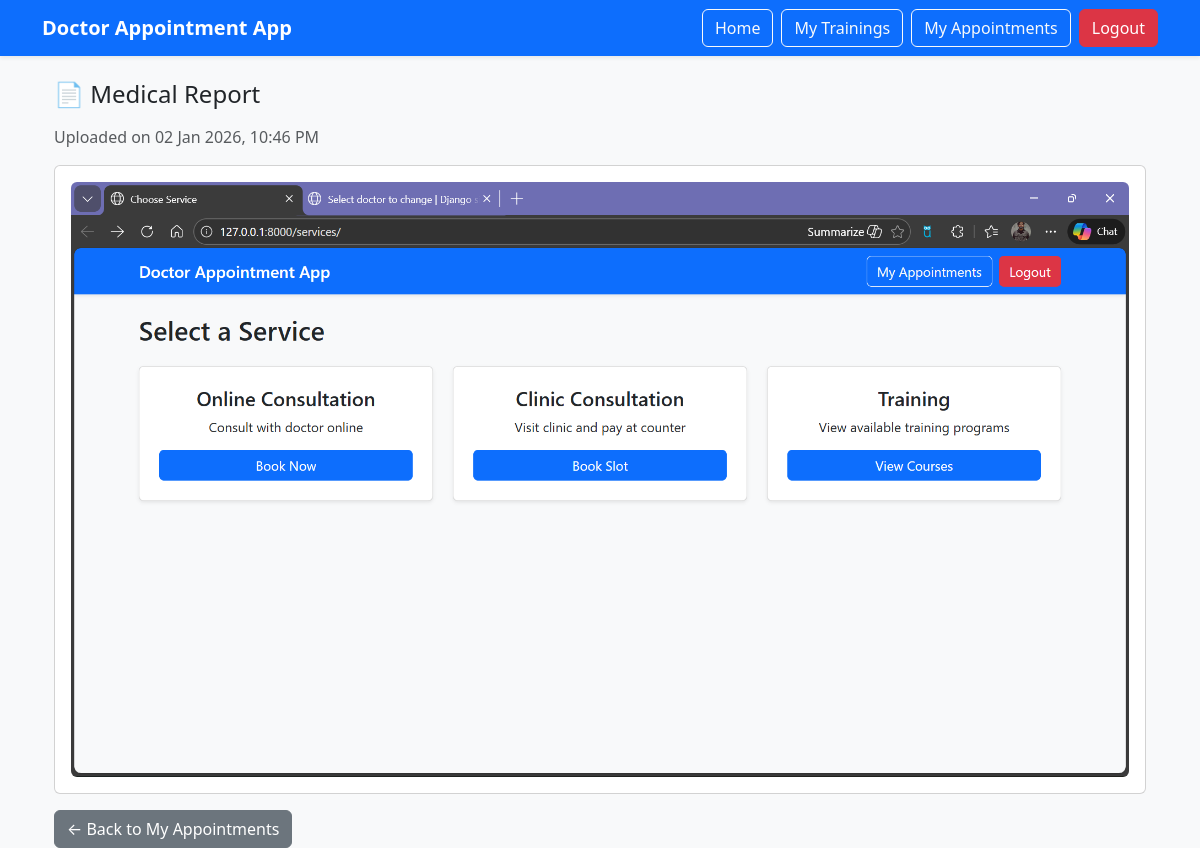
The app's page /appointments/reports/2/view/ (signed in) with its own data.
### appointments/models.py (models this page shows, shortened)
class AppointmentReport(models.Model):
    appointment = models.ForeignKey(
        Appointment,
        on_delete=models.CASCADE,
        related_name="reports"
    )
    file = models.FileField(upload_to="appointment_reports/")
    uploaded_at = models.DateTimeField(auto_now_add=True)

### appointments/views.py (the view)
# urls.py: path("reports/<int:report_id>/view/",views.view_report,name="view_report"),
@login_required
def view_report(request, report_id):
    report = get_object_or_404(
        AppointmentReport,
        id=report_id,
        appointment__user=request.user
    )
    file_ext = Path(report.file.name).suffix.lower()
    is_pdf = file_ext == ".pdf"
    return render(
        request,
        "appointments/view_report.html",
        {
            "report": report,
            "is_pdf": is_pdf
        }
    )

### templates/appointments/view_report.html (shortened to what this page needs)
{% extends "base.html" %}
{% block content %}
<div class="container mt-4">
    <h4 class="mb-3">📄 Medical Report</h4>
    <p class="text-muted">
        Uploaded on {{ report.uploaded_at|date:"d M Y, h:i A" }}
    </p>
    <div class="card p-3">
        {% if is_pdf %}
            <iframe
                src="{{ report.file.url }}"
                width="100%"
                height="600px">
            </iframe>
        {% else %}
            <img
                src="{{ report.file.url }}"
                class="img-fluid rounded"
                alt="Medical Report">
        {% endif %}
    </div>
    <a href="{% url 'appointments:appointment_history' %}"
       class="btn btn-secondary mt-3">
        ← Back to My Appointments
    </a>
</div>
{% endblock %}

### records on screen
AppointmentReport: uploaded_at "02 Jan 2026, 10:46 PM", file (picture)
